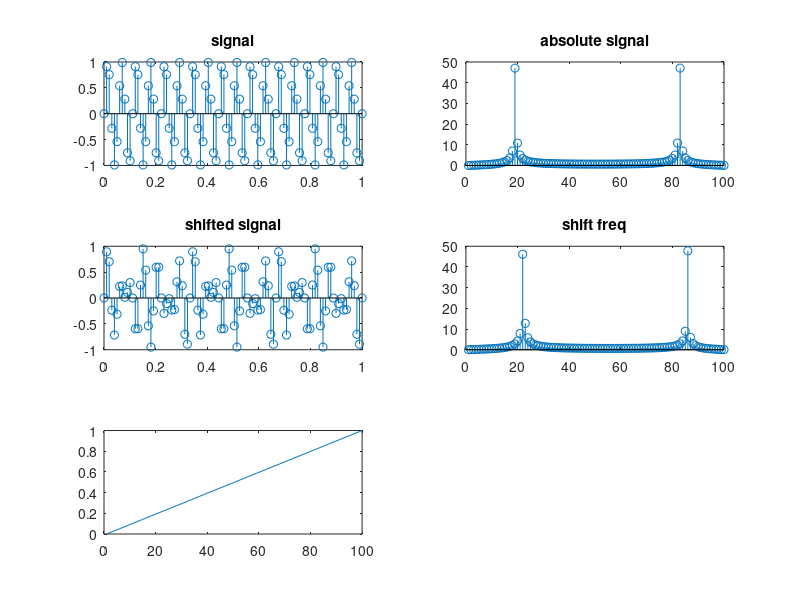

The MATLAB source for this figure:
i=complex(0,1);
t=linspace(0,1,100);
s=sin(2*pi*18*t);
x=abs(fft(s));
y=s.*exp(i*2*pi*3*t);
z=abs(fft(y));
subplot(3,2,1);
stem(t,s);
title('signal');
subplot(3,2,2);
stem(x);
title('absolute signal');
subplot(3,2,3);
stem(t,y);
title('shifted signal');
subplot(3,2,4);
stem(z);
title('shift freq');
subplot(3,2,5);
plot(t);